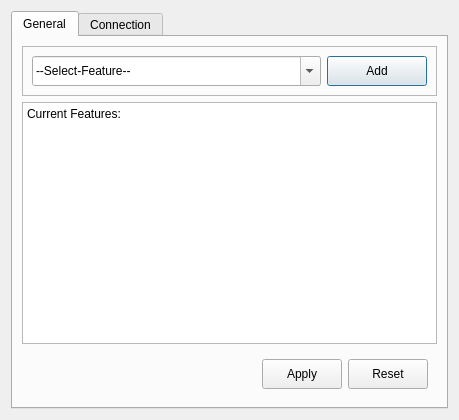
<?xml version="1.0" encoding="UTF-8"?>
<ui version="4.0">
 <class>SettingsDialog</class>
 <widget class="QDialog" name="SettingsDialog">
  <property name="geometry">
   <rect>
    <x>0</x>
    <y>0</y>
    <width>459</width>
    <height>420</height>
   </rect>
  </property>
  <property name="minimumSize">
   <size>
    <width>459</width>
    <height>420</height>
   </size>
  </property>
  <property name="windowTitle">
   <string>Settings</string>
  </property>
  <layout class="QVBoxLayout" name="verticalLayout">
   <item>
    <widget class="QTabWidget" name="tabWidget">
     <property name="currentIndex">
      <number>0</number>
     </property>
     <widget class="QWidget" name="generalTab">
      <attribute name="title">
       <string>General</string>
      </attribute>
      <layout class="QVBoxLayout" name="verticalLayout_2">
       <item>
        <widget class="QFrame" name="frame">
         <property name="frameShape">
          <enum>QFrame::Shape::StyledPanel</enum>
         </property>
         <property name="frameShadow">
          <enum>QFrame::Shadow::Raised</enum>
         </property>
         <layout class="QHBoxLayout" name="horizontalLayout">
          <item>
           <widget class="QComboBox" name="featuresBox">
            <property name="minimumSize">
             <size>
              <width>0</width>
              <height>30</height>
             </size>
            </property>
            <property name="editable">
             <bool>true</bool>
            </property>
            <item>
             <property name="text">
              <string>--Select-Feature--</string>
             </property>
            </item>
            <item>
             <property name="text">
              <string>Minimum Frequency</string>
             </property>
            </item>
            <item>
             <property name="text">
              <string>Maximum Frequency</string>
             </property>
            </item>
            <item>
             <property name="text">
              <string>Low Frequency</string>
             </property>
            </item>
            <item>
             <property name="text">
              <string>High Frequency</string>
             </property>
            </item>
            <item>
             <property name="text">
              <string>Minimum Voltage</string>
             </property>
            </item>
            <item>
             <property name="text">
              <string>Maximum Voltage</string>
             </property>
            </item>
            <item>
             <property name="text">
              <string>Blend Factor</string>
             </property>
            </item>
            <item>
             <property name="text">
              <string>Casuality Strength</string>
             </property>
            </item>
            <item>
             <property name="text">
              <string>Centroid Factor</string>
             </property>
            </item>
            <item>
             <property name="text">
              <string>Complexity Factor</string>
             </property>
            </item>
            <item>
             <property name="text">
              <string>Edge Density Factor</string>
             </property>
            </item>
            <item>
             <property name="text">
              <string>Evolution Rate</string>
             </property>
            </item>
            <item>
             <property name="text">
              <string>Fractal Dimension</string>
             </property>
            </item>
            <item>
             <property name="text">
              <string>Global Sync Level</string>
             </property>
            </item>
            <item>
             <property name="text">
              <string>Influence Factor</string>
             </property>
            </item>
            <item>
             <property name="text">
              <string>Maximum Influence</string>
             </property>
            </item>
            <item>
             <property name="text">
              <string>Number Of IMFS</string>
             </property>
            </item>
            <item>
             <property name="text">
              <string>Number Of Peaks</string>
             </property>
            </item>
            <item>
             <property name="text">
              <string>Pairwise Sync Level</string>
             </property>
            </item>
            <item>
             <property name="text">
              <string>Peak Height</string>
             </property>
            </item>
            <item>
             <property name="text">
              <string>RMS Value</string>
             </property>
            </item>
            <item>
             <property name="text">
              <string>Standard Deviation</string>
             </property>
            </item>
            <item>
             <property name="text">
              <string>Sync Factor</string>
             </property>
            </item>
            <item>
             <property name="text">
              <string>Target Rate</string>
             </property>
            </item>
            <item>
             <property name="text">
              <string>Variability Factor</string>
             </property>
            </item>
            <item>
             <property name="text">
              <string>Variance</string>
             </property>
            </item>
            <item>
             <property name="text">
              <string>Window Size</string>
             </property>
            </item>
           </widget>
          </item>
          <item>
           <widget class="QPushButton" name="addFeatureBtn">
            <property name="minimumSize">
             <size>
              <width>0</width>
              <height>30</height>
             </size>
            </property>
            <property name="maximumSize">
             <size>
              <width>100</width>
              <height>30</height>
             </size>
            </property>
            <property name="text">
             <string>Add</string>
            </property>
           </widget>
          </item>
         </layout>
        </widget>
       </item>
       <item>
        <widget class="QPlainTextEdit" name="currentFeatures">
         <property name="readOnly">
          <bool>true</bool>
         </property>
         <property name="plainText">
          <string>Current Features:</string>
         </property>
        </widget>
       </item>
       <item alignment="Qt::AlignmentFlag::AlignRight">
        <widget class="QFrame" name="frame_3">
         <property name="minimumSize">
          <size>
           <width>0</width>
           <height>30</height>
          </size>
         </property>
         <property name="styleSheet">
          <string notr="true">QFrame{
	border: 0px solid;
}</string>
         </property>
         <property name="frameShape">
          <enum>QFrame::Shape::StyledPanel</enum>
         </property>
         <property name="frameShadow">
          <enum>QFrame::Shadow::Raised</enum>
         </property>
         <layout class="QHBoxLayout" name="horizontalLayout_2">
          <item>
           <widget class="QPushButton" name="apply_feature_btn">
            <property name="minimumSize">
             <size>
              <width>0</width>
              <height>30</height>
             </size>
            </property>
            <property name="text">
             <string>Apply</string>
            </property>
           </widget>
          </item>
          <item>
           <widget class="QPushButton" name="reset_features_btn">
            <property name="minimumSize">
             <size>
              <width>0</width>
              <height>30</height>
             </size>
            </property>
            <property name="text">
             <string>Reset</string>
            </property>
           </widget>
          </item>
         </layout>
        </widget>
       </item>
      </layout>
     </widget>
     <widget class="QWidget" name="connTab">
      <attribute name="title">
       <string>Connection</string>
      </attribute>
      <layout class="QVBoxLayout" name="verticalLayout_5">
       <item>
        <widget class="QFrame" name="frame_2">
         <property name="frameShape">
          <enum>QFrame::Shape::StyledPanel</enum>
         </property>
         <property name="frameShadow">
          <enum>QFrame::Shadow::Raised</enum>
         </property>
         <layout class="QVBoxLayout" name="verticalLayout_3">
          <item>
           <layout class="QFormLayout" name="formLayout">
            <item row="0" column="0">
             <widget class="QLabel" name="hostLabel">
              <property name="text">
               <string>Host: </string>
              </property>
             </widget>
            </item>
            <item row="0" column="1">
             <widget class="QLineEdit" name="hostLineEdit"/>
            </item>
            <item row="1" column="0">
             <widget class="QLabel" name="portLabel">
              <property name="text">
               <string>Port: </string>
              </property>
             </widget>
            </item>
            <item row="1" column="1">
             <widget class="QLineEdit" name="portLineEdit"/>
            </item>
           </layout>
          </item>
          <item alignment="Qt::AlignmentFlag::AlignRight">
           <widget class="QPushButton" name="apply_conn_btn">
            <property name="minimumSize">
             <size>
              <width>0</width>
              <height>30</height>
             </size>
            </property>
            <property name="text">
             <string>Apply</string>
            </property>
           </widget>
          </item>
         </layout>
        </widget>
       </item>
       <item>
        <widget class="QGroupBox" name="groupBox">
         <property name="title">
          <string>Data Manager - Create Profile</string>
         </property>
         <layout class="QVBoxLayout" name="verticalLayout_4">
          <item>
           <layout class="QFormLayout" name="formLayout_2">
            <item row="0" column="0">
             <widget class="QLabel" name="hostLabel_2">
              <property name="text">
               <string>Host: </string>
              </property>
             </widget>
            </item>
            <item row="0" column="1">
             <widget class="QLineEdit" name="hostManagerInput"/>
            </item>
            <item row="1" column="0">
             <widget class="QLabel" name="portLabel_2">
              <property name="text">
               <string>Port: </string>
              </property>
             </widget>
            </item>
            <item row="1" column="1">
             <widget class="QLineEdit" name="portManagerInput">
              <property name="cursorMoveStyle">
               <enum>Qt::CursorMoveStyle::LogicalMoveStyle</enum>
              </property>
             </widget>
            </item>
            <item row="2" column="0">
             <widget class="QLabel" name="subscriptionTopicLabel">
              <property name="text">
               <string>Subscription Topic: </string>
              </property>
             </widget>
            </item>
            <item row="2" column="1">
             <widget class="QLineEdit" name="subscriptionTopicLineEdit"/>
            </item>
            <item row="3" column="0">
             <widget class="QLabel" name="publishingTopicLabel">
              <property name="text">
               <string>Publishing Topic: </string>
              </property>
             </widget>
            </item>
            <item row="3" column="1">
             <widget class="QLineEdit" name="publishingTopicLineEdit"/>
            </item>
            <item row="4" column="0">
             <widget class="QLabel" name="clientNameLabel">
              <property name="text">
               <string>Client Name: </string>
              </property>
             </widget>
            </item>
            <item row="4" column="1">
             <widget class="QLineEdit" name="clientNameLineEdit"/>
            </item>
           </layout>
          </item>
          <item alignment="Qt::AlignmentFlag::AlignRight">
           <widget class="QPushButton" name="createBtn">
            <property name="minimumSize">
             <size>
              <width>0</width>
              <height>30</height>
             </size>
            </property>
            <property name="text">
             <string>Create</string>
            </property>
           </widget>
          </item>
         </layout>
        </widget>
       </item>
      </layout>
     </widget>
    </widget>
   </item>
  </layout>
 </widget>
 <resources/>
 <connections/>
</ui>
